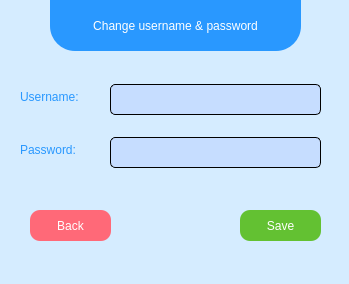
<?xml version="1.0" encoding="UTF-8"?>
<ui version="4.0">
 <class>MainWindow</class>
 <widget class="QMainWindow" name="MainWindow">
  <property name="geometry">
   <rect>
    <x>0</x>
    <y>0</y>
    <width>349</width>
    <height>284</height>
   </rect>
  </property>
  <property name="windowTitle">
   <string>Setting</string>
  </property>
  <property name="windowIcon">
   <iconset>
    <normaloff>img/setting.png</normaloff>img/setting.png</iconset>
  </property>
  <property name="styleSheet">
   <string notr="true">background-color: rgb(213, 236, 255);</string>
  </property>
  <widget class="QWidget" name="centralwidget">
   <widget class="QLabel" name="label">
    <property name="geometry">
     <rect>
      <x>50</x>
      <y>0</y>
      <width>251</width>
      <height>51</height>
     </rect>
    </property>
    <property name="styleSheet">
     <string notr="true">color: rgb(255, 255, 255);
background-color: rgb(41, 152, 255);
font: 700 italic 12pt &quot;Segoe UI&quot;;
border-bottom-left-radius: 25%;
border-bottom-right-radius: 25%;</string>
    </property>
    <property name="text">
     <string>Change username &amp; password</string>
    </property>
    <property name="alignment">
     <set>Qt::AlignCenter</set>
    </property>
   </widget>
   <widget class="QLabel" name="label_3">
    <property name="geometry">
     <rect>
      <x>20</x>
      <y>140</y>
      <width>81</width>
      <height>20</height>
     </rect>
    </property>
    <property name="styleSheet">
     <string notr="true">font: 700 11pt &quot;Segoe UI&quot;;
color: rgb(41, 152, 255);</string>
    </property>
    <property name="text">
     <string>Password:</string>
    </property>
   </widget>
   <widget class="QPushButton" name="btn_save">
    <property name="geometry">
     <rect>
      <x>240</x>
      <y>210</y>
      <width>81</width>
      <height>31</height>
     </rect>
    </property>
    <property name="styleSheet">
     <string notr="true">QPushButton{
font: 700 12pt &quot;Segoe UI&quot;;
border-radius:10%;
background-color:#63c132;
color: rgb(255, 255, 255);
}
QPushButton:pressed{
	background-color: rgb(81, 157, 41);
}
</string>
    </property>
    <property name="text">
     <string>Save</string>
    </property>
   </widget>
   <widget class="QLineEdit" name="password">
    <property name="geometry">
     <rect>
      <x>110</x>
      <y>137</y>
      <width>211</width>
      <height>31</height>
     </rect>
    </property>
    <property name="styleSheet">
     <string notr="true">font: 700 11pt &quot;Segoe UI&quot;;
 border: 1px solid black;
border-radius:5px;
background-color: rgb(198, 221, 255);</string>
    </property>
   </widget>
   <widget class="QLineEdit" name="username">
    <property name="geometry">
     <rect>
      <x>110</x>
      <y>84</y>
      <width>211</width>
      <height>31</height>
     </rect>
    </property>
    <property name="styleSheet">
     <string notr="true">font: 700 11pt &quot;Segoe UI&quot;;
 border: 1px solid black;
border-radius:5px;
background-color: rgb(198, 221, 255);</string>
    </property>
   </widget>
   <widget class="QLabel" name="label_2">
    <property name="geometry">
     <rect>
      <x>20</x>
      <y>87</y>
      <width>81</width>
      <height>20</height>
     </rect>
    </property>
    <property name="styleSheet">
     <string notr="true">font: 700 11pt &quot;Segoe UI&quot;;
color: rgb(41, 152, 255);</string>
    </property>
    <property name="text">
     <string>Username:</string>
    </property>
   </widget>
   <widget class="QPushButton" name="btn_back">
    <property name="geometry">
     <rect>
      <x>30</x>
      <y>210</y>
      <width>81</width>
      <height>31</height>
     </rect>
    </property>
    <property name="styleSheet">
     <string notr="true">QPushButton{
font: 700 12pt &quot;Segoe UI&quot;;
border-radius:10%;
background-color:#ff6978;
color: rgb(255, 255, 255);
}
QPushButton:pressed{
	background-color: rgb(227, 93, 107);
}
</string>
    </property>
    <property name="text">
     <string>Back</string>
    </property>
   </widget>
  </widget>
  <widget class="QMenuBar" name="menubar">
   <property name="geometry">
    <rect>
     <x>0</x>
     <y>0</y>
     <width>349</width>
     <height>22</height>
    </rect>
   </property>
   <property name="styleSheet">
    <string notr="true">background-color: rgb(198, 221, 255);</string>
   </property>
  </widget>
  <widget class="QStatusBar" name="statusbar"/>
 </widget>
 <resources/>
 <connections/>
</ui>
